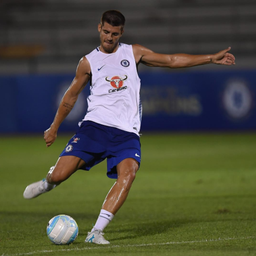
#> input picture resource/morata.png, 256 x 256 px, shrunk from 593 x 593 before the run
$ python openImage.py
#> lines starting #> are read from the running program, lines starting #| are printed output that depends on the picture; after the words box and inside, x2 and y2 are one past the last pixel; in counts of white or black regions, pixels touching at a corner belong together
from PIL import Image


def crop(width, height):
    blocklist = []
    for i in range(0, imgwidth, width):
        templist = []
        blocklist.append(templist)

    for i in range(0, imgwidth, width):
        for j in range(0, imgheight, height):
            box = (i, j, i + height, j + width)
            blocklist[int(i / width)].append(img.crop(box))


img = Image.open('resource/morata.png')
#> img is the input picture: PIL image 256x256 RGB; mean R, G, B 77.3, 78.5, 63.3
rgb_img = img.convert('RGB')
# pix = img.load()

imgwidth, imgheight = img.size
#> imgwidth = 256; imgheight = 256
crop(40, 40)

x = []

for i in range(0, 24):
    x.append('')

print(imgwidth, imgheight)
#| 256 256

for i in range(0, imgwidth):
    for j in range(0, imgheight):
        r, g, b = rgb_img.getpixel((i, j))

        rBinary = format(r, '08b')
        for k in range(0, 8):
            x[k] += rBinary[k]

        gBinary = format(g, '08b')
        for k in range(0, 8):
            x[k + 8] += gBinary[k]

        bBinary = format(b, '08b')
        for k in range(0, 8):
            x[k + 16] += bBinary[k]
#> after the loop, x = 24 items

baca = int(input("Tampilkan plane ke berapa? "))
#> the answer given: 3

k = x[baca]
y = [k[i:i + imgheight] for i in range(0, len(k), imgheight)]
#> y = 256 items

newImg = Image.new('1', (imgwidth, imgheight))
#> newImg: PIL image 256x256 1; every value is 0
for i in range(0, imgwidth):
    for j in range(0, imgheight):
        newImg.putpixel((i, j), int(y[i][j]))
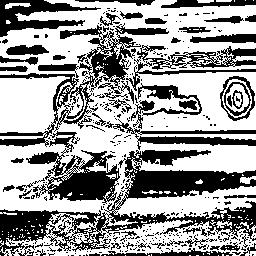
#> newImg: PIL image 256x256 1; 60.6% white; 326 black regions (269 under 20 px), largest, box (x1, y1, x2, y2) and area: (0, 150, 256, 256) 7942, (0, 23, 169, 147) 3863, (26, 131, 120, 204) 2835

newImg.show()

$ run again, with resource/foto.png copied over resource/morata.png
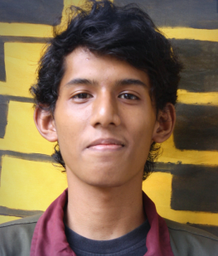
#> input picture resource/foto.png, 218 x 256 px, shrunk from 263 x 309 before the run
#> img is the input picture: PIL image 218x256 RGB; mean R, G, B 129.8, 105.9, 79.4
#| 218 256
#> after the loop `for i in range(0, imgwidth):`: x = 24 items
#> y = 218 items
#> after the loop `for i in range(0, imgwidth):`:
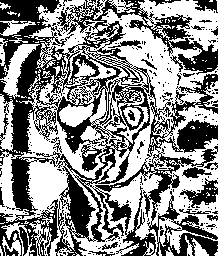
#> newImg: PIL image 218x256 1; 53.9% white; 251 black regions (226 under 20 px), largest, box (x1, y1, x2, y2) and area: (0, 0, 218, 256) 23421, (180, 178, 218, 208) 459, (193, 0, 218, 13) 190
